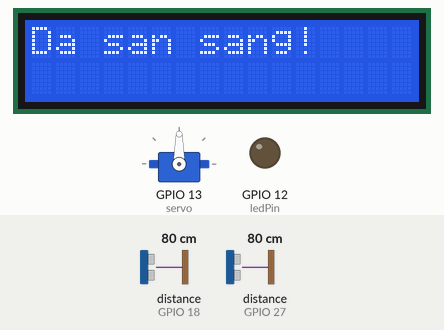
Simulated run of this sketch. Board: ESP32. On the bench: servo, 16×2 character LCD, output pins drawn as LEDs (lit = HIGH). Wiring (inferred from the names in the program): 2 × ultrasonic range finder: trigger GPIO 5, echo GPIO 18 / trigger GPIO 14, echo GPIO 27. The test bench sets the inputs (shaded band); at power-on: distance to the obstacle (sensors on GPIO 18, GPIO 27) 80 cm. The echo pulse lasts 58.3 µs per cm; WiFi joins after 1.5 s; servers stay silent unless stated; the local clock reads 2024-03-15 10:24:30 at power-on unless the sketch sets it; pins used as bus, display or sensor lines are not drawn; what the sketch prints to the serial monitor is not drawn.

Above: at 1.9 s.
5.1 s: distance to the obstacle (sensor on GPIO 18) set to 7 cm
6.6 s: distance to the obstacle (sensor on GPIO 18) set to 4 cm
At 7.3 s:
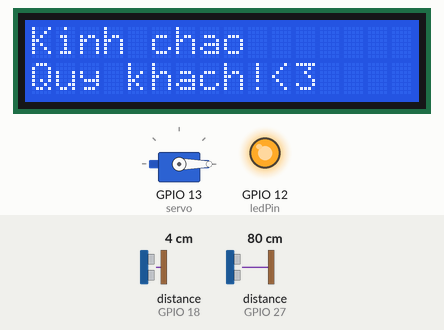
9.6 s: distance to the obstacle (sensor on GPIO 18) set to 9 cm
At 10.5 s:
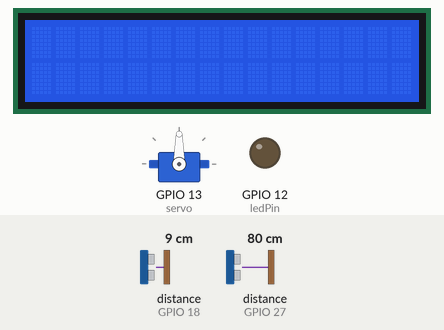
11.6 s: distance to the obstacle (sensor on GPIO 27) set to 7 cm
13.1 s: distance to the obstacle (sensor on GPIO 27) set to 4 cm
At 14.3 s:
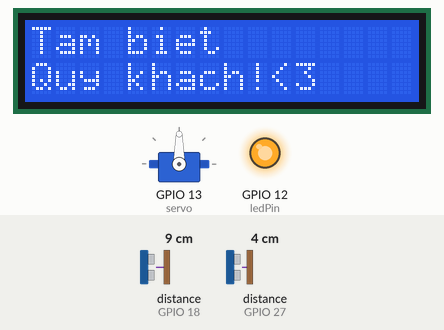
Timing chart, 0 to 16.7 s (numbered marks = the images above; inputs shaded):
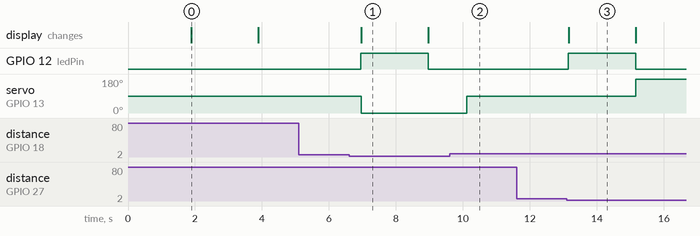

The sketch:

BTL_CuaTuDong.ino
```cpp
#define BLYNK_TEMPLATE_ID "TMPL6H2H_IzqT"
#define BLYNK_TEMPLATE_NAME "BTL"
#define BLYNK_AUTH_TOKEN "gKKpwE3DkAYhCnb2rzhJJNW9eCIOaFH6"

// Khai báo thư viện
#include <Wire.h>
#include <LiquidCrystal_I2C.h>
#include <ESP32Servo.h>
#include <WiFi.h>
#include <WiFiClient.h>
#include <BlynkSimpleEsp32.h>
#include <time.h>

char auth[] = "gKKpwE3DkAYhCnb2rzhJJNW9eCIOaFH6";
char ssid[] = "Wokwi-GUEST";
char pass[] = "";

const int trigPin = 5;
const int echoPin = 18;

const int trigPin2 = 14;
const int echoPin2 = 27;

#define ledPin 12
#define BUZZER_PIN 26
#define THRESHOLD 20
#define max 5


struct tm timeinfo;
Servo servo;

// Khai báo biến
int buzzState;  // trạng thái của Buzzer
int dem = 0;    // đếm số lượng khách
int p;          // biến xác định trạng thái bảo mật
int k;          // biến thực hiện reset biến đếm
int hour;       // giờ hiện tại, thời gian thực
int state;      // trạng thái auto, luôn mở cửa vào

// 4 biến để thực hiện đo của SR04
long duration;
float distance;
long duration2;
float distance2;

// Khởi tại màn hình LCD
LiquidCrystal_I2C LCD(0x27, 16, 2);

void setup() {
  Serial.begin(115200);  // Khởi tạo màn Serial Monitor

  // Cấu hình chân input, output cho các thiết bị
  pinMode(trigPin, OUTPUT);
  pinMode(echoPin, INPUT);

  pinMode(trigPin2, OUTPUT);
  pinMode(echoPin2, INPUT);

  pinMode(BUZZER_PIN, OUTPUT);
  noTone(BUZZER_PIN);
  pinMode(ledPin,OUTPUT);

  digitalWrite(ledPin,LOW);
  servo.attach(13 );

  // Khởi tạo bật sáng màn
  LCD.init();
  LCD.backlight();
  servo.write(90);

  // Kết nối wifi
  WiFi.begin(ssid, pass);
  while (WiFi.status() != WL_CONNECTED) {
    delay(500);
    Serial.print(".");
  }
  Serial.println("");
  Serial.println("WiFi connected");

  // Kết nối "pool.ntp.org", "time.nist.gov" để lấy múi giờ
  configTime(7 * 3600, 0, "pool.ntp.org", "time.nist.gov");  //Múi giờ GMT+7 của Việt Nam
  Serial.print("Waiting for NTP time sync: ");
  time_t now = time(nullptr);
  while (now < 8 * 3600 * 2) {
    delay(500);
    Serial.print(".");
    now = time(nullptr);
  }
  Serial.println("");

  // Kết nối với blynk
  Blynk.begin(auth, ssid, pass);
  if (Blynk.connected()) {
    Serial.println("Connected to Blynk!");
    LCD.setCursor(0, 0);
    LCD.print("Da san sang!");
    delay(2000);
    LCD.clear();
  }
  Blynk.virtualWrite(V0, 0);
  p = 0;
  Blynk.virtualWrite(V3, 0);
  state = 0;
}

// Các hàm của hệ thống
// Đo của SR04 cửa vào
float ultrasonic() {
  digitalWrite(trigPin, LOW);
  delayMicroseconds(2);
  digitalWrite(trigPin, HIGH);
  delayMicroseconds(10);
  digitalWrite(trigPin, LOW);
  duration = pulseIn(echoPin, HIGH);
  return distance = duration * 0.034 / 2;
}

// Đo của SR04 cửa ra
float ultrasonic2() {
  digitalWrite(trigPin2, LOW);
  delayMicroseconds(2);
  digitalWrite(trigPin2, HIGH);
  delayMicroseconds(10);
  digitalWrite(trigPin2, LOW);
  duration2 = pulseIn(echoPin2, HIGH);
  return distance2 = duration2 * 0.034 / 2;
}

// In thông điệp lên màn LCD
void printLCD(int a) {
  if (a == 1) {
    LCD.setCursor(0, 0);
    LCD.print("Kinh chao");
    digitalWrite(ledPin,HIGH);
    Blynk.virtualWrite(V4, 1);
    servo.write(0);
    dem++;
    Blynk.virtualWrite(V2, dem);
    //buzON(500);
  }
  if (a == 2) {
    LCD.setCursor(0, 0);
    LCD.print("Tam biet");
    digitalWrite(ledPin,HIGH);
    Blynk.virtualWrite(V4, 1);
    //buzON(500);
  }
  LCD.setCursor(0, 1);
  LCD.print("Quy khach!<3");
  delay(2000);
  digitalWrite(ledPin,LOW);
  Blynk.virtualWrite(V4, 0);
  LCD.clear();
}

// Điều khiển còi Buzzer
void buzON(int x) {
  tone(BUZZER_PIN, x);  //phát tiếng bíp 1000Hz
  delay(x);
  noTone(BUZZER_PIN);  //dừng tiếng bíp
  buzzState = 0;
}

// Kiểm tra thời gian để reset biến đếm
void checkTime() {
  if (hour == 12 && timeinfo.tm_min >= 0 && timeinfo.tm_min < 1) {
    dem = 0;
    Blynk.virtualWrite(V2, dem);
  }
  if (hour == 18 && timeinfo.tm_min >= 0 && timeinfo.tm_min < 1) {
    dem = 0;
    Blynk.virtualWrite(V2, dem);
  }
  if (hour == 23 && timeinfo.tm_min >= 0 && timeinfo.tm_min < 1) {
    dem = 0;
    Blynk.virtualWrite(V2, dem);
  }
}

// dữ liệu từ Blynk
BLYNK_WRITE(V0) {
  p = param.asInt();
}
BLYNK_WRITE(V1) {
  k = param.asInt();
}
BLYNK_WRITE(V3) {
  state = param.asInt();
}

void loop() {
  // Kiểm tra biến reset đếm
  if (k == 1) {
    dem = 0;
    Blynk.virtualWrite(V2, dem);
  }

  Blynk.run();
  if (!getLocalTime(&timeinfo)) {
    Serial.println("Failed to obtain time");
    return;
  }
  hour = timeinfo.tm_hour;

  // Tự bật bảo mật từ 23h đến 7h sáng hôm sau
  if (hour >= 23 || hour <= 7) {
    p = 1;
    dem = 0;
    Blynk.virtualWrite(V0, p);
  }
  checkTime();

  // Kiểm tra chế độ bảo mật
  if (p == 1) {
    servo.write(90);
    Blynk.virtualWrite(V3, 0);
    state = 0;
    while (ultrasonic() <= max) {
      Serial.println("Canh bao");
      LCD.setCursor(0, 0);
      LCD.print("Canh bao!!! ");
      digitalWrite(ledPin,HIGH);
      delay(1000);
      digitalWrite(ledPin,LOW);
      LCD.setCursor(0, 1);
      LCD.print("Trom!!! ");
      buzON(1000);
      delay(500);
      LCD.clear();
      Blynk.logEvent("canh_bao", String("Bao dong"));
    }
  } else {
    if (state == 1) {
      servo.write(0);
      buzzState = 1;
      while (ultrasonic() <= max) {
        if (buzzState == 1) {
          printLCD(1);
          Serial.println("Chao quy khach!");
          buzzState = 0;
        }
        if (ultrasonic() > max) {
          break;
        }
      }
      buzzState = 1;
      while (ultrasonic2() <= max) {
        if (buzzState == 1) {
          printLCD(2);
          Serial.println("Tam biet quy khach!");
          buzzState = 0;
        }
      }
    } else {
      servo.write(90);
      buzzState = 1;
      while (ultrasonic() <= max) {
        if (buzzState == 1) {
          printLCD(1);
          Serial.println("Chao quy khach!");
          buzzState = 0;
        }
        if (ultrasonic() > max) {
          delay(4000);
          servo.write(90);
        }
      }

      buzzState = 1;
      while (ultrasonic2() <= max) {
        if (buzzState == 1) {
          printLCD(2);
          servo.write(180);
          Serial.println("Tam biet quy khach!");
          buzzState = 0;
        }
        if (ultrasonic2() > max) {
          delay(4000);
          servo.write(90);
        }
      }
    }
  }
  delay(500);
}
```

Measured:
- the behaviour switches between 6 and 5 cm on distance to the obstacle (sensor on GPIO 18) (found by bisection; images 0 and 1)
- the behaviour switches between 6 and 5 cm on distance to the obstacle (sensor on GPIO 27) (found by bisection; images 2 and 3)
- after the input at 5.1 s, every drawn part: stays the same
- after the input at 6.6 s, GPIO 12 (ledPin): LOW → HIGH after 0.34 s, → LOW 2.0 s later; servo on GPIO 13 (servo): 90° → 0° after 0.36 s; the display: changes after 0.36 s (image 1)
- after the input at 9.6 s, servo on GPIO 13 (servo): 0° → 90° after 0.51 s
- after the input at 11.6 s, every drawn part: stays the same
- after the input at 13.1 s, GPIO 12 (ledPin): LOW → HIGH at once, → LOW 2.0 s later; servo on GPIO 13 (servo): 90° → 180° after 2.1 s; the display: changes after 0.05 s (image 3)
- what the display in image 0 shows lasts 2.0 s, from 1.9 s to 3.9 s
